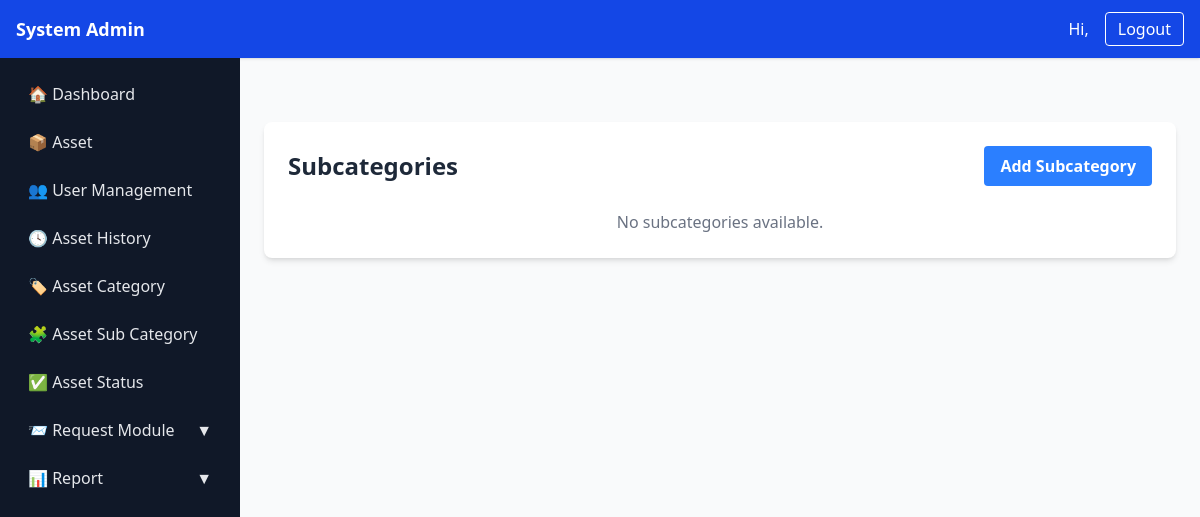
Before: /asset/Subcategory/ with the older database file.
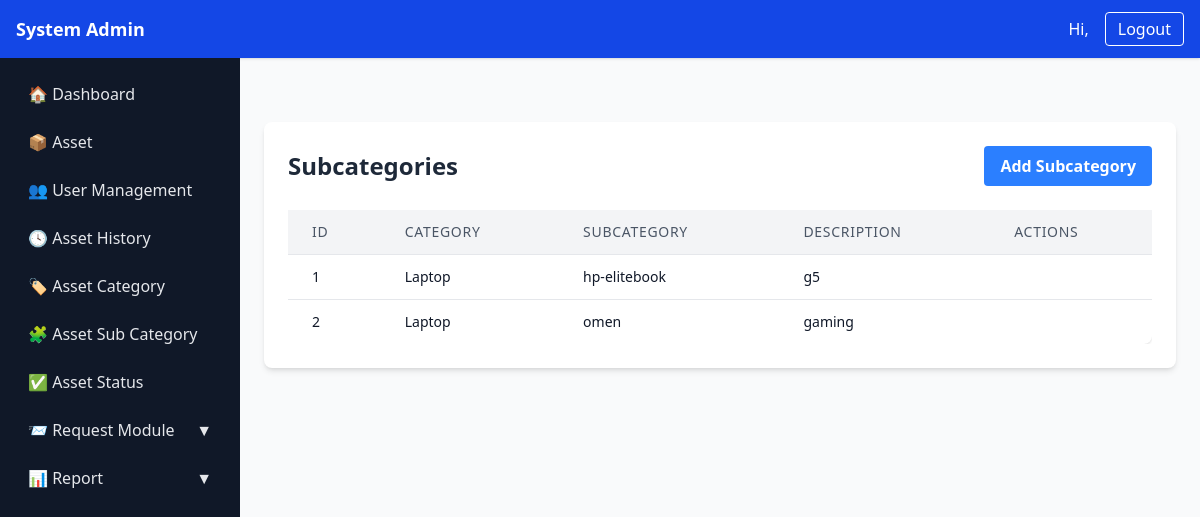
After: the same page with the newer database file.
### asset1/models.py (models this page shows, shortened)
class SubCategory(models.Model):
    category = models.ForeignKey(Category, on_delete=models.CASCADE, related_name="subcategories")
    name = models.CharField(max_length=120)
    description = models.TextField(blank=True)

class Category(models.Model):
    name = models.CharField(max_length=120, unique=True)
    description = models.TextField(blank=True)
    created_at = models.DateTimeField(default=timezone.now)

### asset1/views.py (the view)
# urls.py: path("asset/Subcategory/", views.subcategory_list, name="subcategory_list"),
def subcategory_list(request):
    subcategories = SubCategory.objects.all()
    return render(request, "asset1/asset_subca.html", {"subcategories": subcategories})

### asset1/templates/asset1/asset_subca.html
{% extends "asset1/sidebar.html" %}
{% block page_content %}
<div class="max-w-5xl mx-auto mt-10 p-6 bg-white rounded-lg shadow-md">
  <div class="flex justify-between items-center mb-6">
    <h2 class="text-2xl font-bold text-gray-800">Subcategories</h2>
    <a href="{% url 'asset1:subcategory_create' %}"
       class="px-4 py-2 bg-blue-500 text-white font-semibold rounded hover:bg-blue-600 transition">
      Add Subcategory
    </a>
  </div>
  {% if subcategories %}
  <div class="overflow-x-auto">
    <table class="min-w-full divide-y divide-gray-200 rounded-lg shadow-sm">
      <thead class="bg-gray-100">
        <tr>
          <th class="px-6 py-3 text-left text-sm font-medium text-gray-600 uppercase tracking-wider">ID</th>
          <th class="px-6 py-3 text-left text-sm font-medium text-gray-600 uppercase tracking-wider">Category</th>
          <th class="px-6 py-3 text-left text-sm font-medium text-gray-600 uppercase tracking-wider">Subcategory</th>
          <th class="px-6 py-3 text-left text-sm font-medium text-gray-600 uppercase tracking-wider">Description</th>
          <th class="px-6 py-3 text-left text-sm font-medium text-gray-600 uppercase tracking-wider">Actions</th>
        </tr>
      </thead>
      <tbody class="bg-white divide-y divide-gray-200">
        {% for sub in subcategories %}
        <tr class="hover:bg-gray-50">
          <td class="px-6 py-3 text-sm">{{ sub.id }}</td>
          <td class="px-6 py-3 text-sm">{{ sub.category.name }}</td>
          <td class="px-6 py-3 text-sm">{{ sub.name }}</td>
          <td class="px-6 py-3 text-sm">{{ sub.description }}</td>
        </tr>
        {% empty %}
        <tr>
          <td colspan="5" class="px-6 py-4 text-center text-gray-500">No subcategories found.</td>
        </tr>
        {% endfor %}
      </tbody>
    </table>
  </div>
  {% else %}
    <p class="text-center text-gray-500 mt-4">No subcategories available.</p>
  {% endif %}
</div>
{% endblock %}

### asset1/templates/asset1/sidebar.html (shortened to what this page needs)
{% extends "asset1/base.html" %} {% block navbar %}
<nav class="bg-blue-700 text-white shadow ml-72">
  <div class="max-w-7xl mx-auto px-4 py-3 flex justify-between items-center">
    <h3 class="text-lg font-semibold">System Admin</h3>
    <div class="flex items-center space-x-4">
      <span>Hi, {{ user.get_username }}</span>
      <form method="post" action="{% url 'asset1:logout' %}">
        <button
          type="submit"
          class="px-3 py-1 border border-white rounded hover:bg-white hover:text-blue-700 transition"
        >
          Logout
        </button>
      </form>
    </div>
  </div>
</nav>
{% endblock %} {% block content %}
<div class="flex min-h-screen">
  <aside class="w-60 bg-gray-900 text-gray-200 p-4 space-y-2">
    <a
      href="{% url 'asset1:dashboard' %}"
      class="block px-3 py-2 rounded hover:bg-gray-800"
      >🏠 Dashboard</a
    >
    <a
      href="{% url 'asset1:asset_list' %}"
      class="block px-3 py-2 rounded hover:bg-gray-800"
      >📦 Asset</a
    >
    <a
      href="{% url 'asset1:employee_list' %}"
      class="block px-3 py-2 rounded hover:bg-gray-800"
      >👥 User Management</a
    >
    <a
      href="{% url 'asset1:asset_history' %}"
      class="block px-3 py-2 rounded hover:bg-gray-800"
      >🕓 Asset History</a
    >
    <a
      href="{% url 'asset1:asset_category' %}"
      class="block px-3 py-2 rounded hover:bg-gray-800"
      >🏷️ Asset Category</a
    >
    <a
      href="{% url 'asset1:subcategory_list' %}"
      class="block px-3 py-2 rounded hover:bg-gray-800"
      >🧩 Asset Sub Category</a
    >
    <a
      href="{% url 'asset1:asset_status' %}"
      class="block px-3 py-2 rounded hover:bg-gray-800"
      >✅ Asset Status</a
    >
    <details class="group">
      <summary
        class="cursor-pointer px-3 py-2 rounded hover:bg-gray-800 flex justify-between items-center"
      >
        <span>📨 Request Module</span>
        <span class="group-open:rotate-180 transition-transform">▼</span>
      </summary>
    </details>
    <details class="group">
      <summary
        class="cursor-pointer px-3 py-2 rounded hover:bg-gray-800 flex justify-between items-center"
      >
        <span>📊 Report</span>
        <span class="group-open:rotate-180 transition-transform">▼</span>
      </summary>
    </details>
  </aside>
  <main class="flex-1 p-6">
    {% block page_content %}{% endblock %}
  </main>
</div>
{% endblock %}

### asset1/templates/asset1/base.html (shortened to what this page needs)
<!DOCTYPE html>
<html lang="en">
  <head>
    {% load static %}
    <link rel="stylesheet" href="{% static 'css/dist/styles.css' %}" />
  </head>
  <body class="bg-gray-50 text-gray-900 min-h-screen">
    {% block navbar %}{% endblock %} {% block content %}{% endblock %}
  </body>
</html>

Changed rows visible on the page:
added SubCategory: id "1", category.name "Laptop", name "hp-elitebook", description "g5"
added SubCategory: id "2", category.name "Laptop", name "omen", description "gaming"
Other visible differences:
text no longer shown: "No subcategories available."
text now shown: "ID CATEGORY SUBCATEGORY DESCRIPTION ACTIONS"
